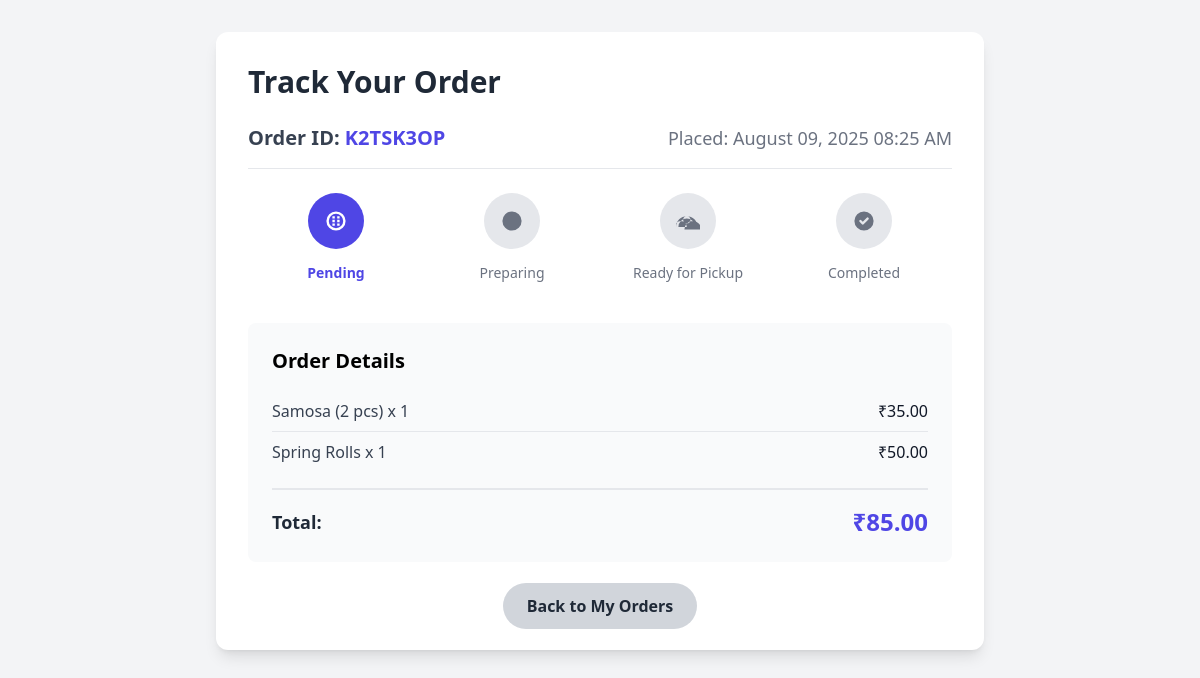
The page /student/order-tracking/5/ (signed in) on the database its author committed.
### canteen_app/models.py (models this page shows, shortened)
class Order(models.Model):
    STATUS_CHOICES = (
        ('pending', 'Pending'),
        ('preparing', 'Preparing'),
        ('ready', 'Ready for Pickup'),
        ('completed', 'Completed'),
        ('cancelled', 'Cancelled'),
    )
    user = models.ForeignKey(User, on_delete=models.CASCADE, related_name='orders')
    order_number = models.CharField(max_length=20, unique=True)
    total_amount = models.DecimalField(max_digits=8, decimal_places=2)
    status = models.CharField(max_length=20, choices=STATUS_CHOICES, default='pending')
    created_at = models.DateTimeField(auto_now_add=True)
    updated_at = models.DateTimeField(auto_now=True)
    pickup_time = models.DateTimeField(null=True, blank=True)

class OrderItem(models.Model):
    order = models.ForeignKey(Order, on_delete=models.CASCADE, related_name='items')
    menu_item = models.ForeignKey(MenuItem, on_delete=models.CASCADE)
    quantity = models.PositiveIntegerField(default=1)
    unit_price = models.DecimalField(max_digits=6, decimal_places=2)

class MenuItem(models.Model):
    CATEGORY_CHOICES = (
        ('snacks', 'Snacks'),
        ('meals', 'Meals'),
        ('beverages', 'Beverages'),
        ('specials', 'Specials'),
    )
    name = models.CharField(max_length=100)
    description = models.TextField()
    category = models.CharField(max_length=20, choices=CATEGORY_CHOICES)
    price = models.DecimalField(max_digits=6, decimal_places=2)
    image = models.ImageField(upload_to='menu_items/', null=True, blank=True)
    is_available = models.BooleanField(default=True)

### canteen_app/views.py (the view)
# urls.py: path('student/order-tracking/<int:order_id>/', views.order_tracking, name='order_tracking'),
@login_required
@user_passes_test(is_student)
def order_tracking(request, order_id):
    order = get_object_or_404(Order.objects.prefetch_related('items__menu_item'), pk=order_id, user=request.user)
    return render(request, 'canteen_app/order_tracking.html', {'order': order})

### canteen_app/views.py (called while the page is built)
def is_student(user):
    return user.is_authenticated and user.role == 'student'

### canteen_app/templates/canteen_app/order_tracking.html (shortened to what this page needs)
{% extends 'canteen_app/base.html' %}  {% block content %}
<div class="min-h-screen bg-gray-100 p-8">
  <div class="max-w-3xl mx-auto bg-white rounded-xl shadow-lg p-8">
    <h2 class="text-3xl font-bold text-gray-800 mb-6">Track Your Order</h2>
    <div class="flex justify-between items-center border-b pb-4 mb-6">
      <h3 class="text-xl font-semibold text-gray-700">
        Order ID: <span class="text-indigo-600">{{ order.order_number }}</span>
      </h3>
      <span class="text-lg font-medium text-gray-500"
        >Placed: {{ order.created_at|date:"F d, Y h:i A" }}</span
      >
    </div>
    <div class="relative mb-8">
      <div class="flex justify-between items-center mb-4">
        <div class="flex-1 text-center">
          <span
            class="inline-block p-4 rounded-full {% if order.status == 'pending' %}bg-indigo-600 text-white{% else %}bg-gray-200 text-gray-500{% endif %}"
          >
            <svg class="w-6 h-6" fill="currentColor" viewBox="0 0 20 20">
              <path
                d="M10 2a8 8 0 100 16A8 8 0 0010 2zm0 14a6 6 0 110-12 6 6 0 010 12zM9 9H7v2h2v-2zm0 3H7v2h2v-2zm0-6H7v2h2V6zM13 9h-2v2h2v-2zm0 3h-2v2h2v-2zm0-6h-2v2h2V6z"
              ></path>
            </svg>
          </span>
          <p
            class="mt-2 text-sm {% if order.status == 'pending' %}font-bold text-indigo-600{% else %}text-gray-500{% endif %}"
          >
            Pending
          </p>
        </div>
        <div class="flex-1 text-center">
          <span
            class="inline-block p-4 rounded-full {% if order.status == 'preparing' %}bg-indigo-600 text-white{% else %}bg-gray-200 text-gray-500{% endif %}"
          >
            <svg class="w-6 h-6" fill="currentColor" viewBox="0 0 20 20">
              <path
                d="M10 18a8 8 0 100-16 8 8 0 000 16zm1-11a1 1 0 10-2 0v4a1 1 0 001 1h2a1 1 0 100-2h-1V7z"
              ></path>
            </svg>
          </span>
          <p
            class="mt-2 text-sm {% if order.status == 'preparing' %}font-bold text-indigo-600{% else %}text-gray-500{% endif %}"
          >
            Preparing
          </p>
        </div>
        <div class="flex-1 text-center">
          <span
            class="inline-block p-4 rounded-full {% if order.status == 'ready' %}bg-indigo-600 text-white{% else %}bg-gray-200 text-gray-500{% endif %}"
          >
            <svg class="w-6 h-6" fill="currentColor" viewBox="0 0 20 20">
              <path
                d="M9 12a3 3 0 100-6 3 3 0 000 6zm-2 5a7 7 0 1114 0H7zm2-2a5 5 0 00-10 0H0a9 9 0 0118 0h-2a7 7 0 00-14 0z"
              ></path>
            </svg>
          </span>
          <p
            class="mt-2 text-sm {% if order.status == 'ready' %}font-bold text-indigo-600{% else %}text-gray-500{% endif %}"
          >
            Ready for Pickup
          </p>
        </div>
        <div class="flex-1 text-center">
          <span
            class="inline-block p-4 rounded-full {% if order.status == 'completed' %}bg-green-600 text-white{% else %}bg-gray-200 text-gray-500{% endif %}"
          >
            <svg class="w-6 h-6" fill="currentColor" viewBox="0 0 20 20">
              <path
                fill-rule="evenodd"
                d="M10 18a8 8 0 100-16 8 8 0 000 16zm3.707-9.293a1 1 0 00-1.414-1.414L9 10.586 7.707 9.293a1 1 0 00-1.414 1.414l2 2a1 1 0 001.414 0l4-4z"
                clip-rule="evenodd"
              ></path>
            </svg>
          </span>
          <p
            class="mt-2 text-sm {% if order.status == 'completed' %}font-bold text-green-600{% else %}text-gray-500{% endif %}"
          >
            Completed
          </p>
        </div>
      </div>
      <div class="absolute inset-x-0 top-1/4 h-1 bg-gray-200 -z-10">
      </div>
    </div>
    <div class="mt-10 p-6 bg-gray-50 rounded-lg">
      <h4 class="text-xl font-bold mb-4">Order Details</h4>
      <ul class="divide-y divide-gray-200">
        {% for item in order.items.all %}
        <li class="flex justify-between py-2">
          <span class="text-gray-700"
            >{{ item.menu_item.name }} x {{ item.quantity }}</span
          >
          <span class="font-medium text-gray-900"
            >₹{{ item.unit_price|floatformat:2 }}</span
          >
        </li>
        {% endfor %}
      </ul>
      <div
        class="flex justify-between items-center pt-4 border-t-2 border-gray-200 mt-4"
      >
        <span class="text-lg font-bold text-gray-800">Total:</span>
        <span class="text-2xl font-bold text-indigo-600"
          >₹{{ order.total_amount|floatformat:2 }}</span
        >
      </div>
    </div>
    <div class="mt-8 text-center">
      <a
        href="{% url 'student_orders' %}"
        class="px-6 py-3 bg-gray-300 text-gray-800 rounded-full font-semibold hover:bg-gray-400 transition"
        >Back to My Orders</a
      >
    </div>
  </div>
</div>
{% endblock %}

### canteen_app/templates/canteen_app/base.html (style rules this page uses)
body { font-family: ui-sans-serif, system-ui, -apple-system, BlinkMacSystemFont, "Segoe UI", Roboto, "Helvetica Neue", Arial, "Noto Sans", sans-serif; }

### rows shown on the page
Order: order_number "K2TSK3OP", created_at "August 09, 2025 08:25 AM", total_amount "85.00"
OrderItem: menu_item.name "Samosa (2 pcs)", quantity "1", unit_price "35.00"
OrderItem: menu_item.name "Spring Rolls", quantity "1", unit_price "50.00"
